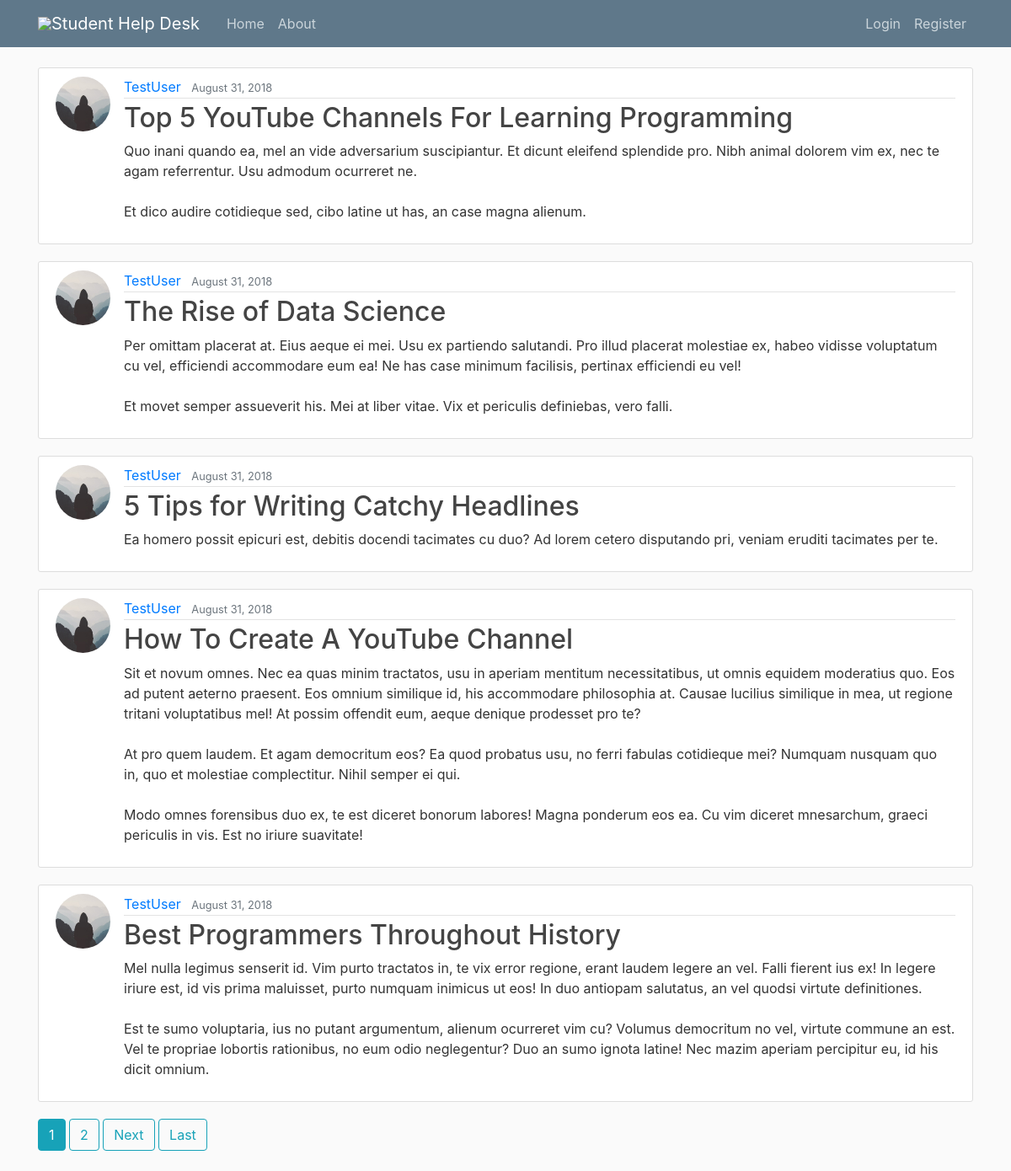
The page / on the database its author committed.
### blog/models.py (models this page shows, shortened)
class Post(models.Model):
    title = models.CharField(max_length=100)
    content = models.TextField()
    date_posted = models.DateTimeField(default=timezone.now)
    author = models.ForeignKey(User, on_delete=models.CASCADE)

### users/models.py (models this page shows, shortened)
class Profile(models.Model):
    user = models.OneToOneField(User, on_delete=models.CASCADE)
    image = models.ImageField(default='default.jpg', upload_to='profile_pics')

### blog/views.py (the view)
# urls.py: path('', PostListView.as_view(), name='blog-home'),
class PostListView(ListView):
    model = Post
    template_name = 'blog/home.html'  # <app>/<model>_<viewtype>.html
    context_object_name = 'posts'
    ordering = ['-date_posted']
    paginate_by = 5

### blog/templates/blog/home.html (shortened to what this page needs)
{% extends "blog/base.html" %}
{% block content %}
    {% for post in posts %}
        <article class="media content-section">
          <img class="rounded-circle article-img" src="{{ post.author.profile.image.url }}">
          <div class="media-body">
            <div class="article-metadata">
              <a class="mr-2" href="{% url 'user-posts' post.author.username %}">{{ post.author }}</a>
              <small class="text-muted">{{ post.date_posted|date:"F d, Y" }}</small>
            </div>
            <h2><a class="article-title" href="{% url 'post-detail' post.id %}">{{ post.title }}</a></h2>
            <p class="article-content">{{ post.content }}</p>
          </div>
        </article>
    {% endfor %}
    {% if is_paginated %}
      {% for num in page_obj.paginator.page_range %}
        {% if page_obj.number == num %}
          <a class="btn btn-info mb-4" href="?page={{ num }}">{{ num }}</a>
        {% elif num > page_obj.number|add:'-3' and num < page_obj.number|add:'3' %}
          <a class="btn btn-outline-info mb-4" href="?page={{ num }}">{{ num }}</a>
        {% endif %}
      {% endfor %}
      {% if page_obj.has_next %}
        <a class="btn btn-outline-info mb-4" href="?page={{ page_obj.next_page_number }}">Next</a>
        <a class="btn btn-outline-info mb-4" href="?page={{ page_obj.paginator.num_pages }}">Last</a>
      {% endif %}
    {% endif %}
{% endblock content %}

### blog/templates/blog/base.html (shortened to what this page needs)
{% load static %}
<!DOCTYPE html>
<html>
<head>
    <link rel="stylesheet" href="https://maxcdn.bootstrapcdn.com/bootstrap/4.0.0/css/bootstrap.min.css">
    <link rel="stylesheet" type="text/css" href="{% static 'blog/main.css' %}">
</head>
<body>
    <header class="site-header">
      <nav class="navbar navbar-expand-md navbar-dark bg-steel fixed-top">
        <div class="container">
              <img src="{%static 'blog/logo.jpeg'% }"  />
          <a class="navbar-brand mr-4" href="{% url 'blog-home' %}">Student Help Desk</a>
          <div class="collapse navbar-collapse" id="navbarToggle">
            <div class="navbar-nav mr-auto">
              <a class="nav-item nav-link" href="{% url 'blog-home' %}">Home</a>
              <a class="nav-item nav-link" href="{% url 'blog-about' %}">About</a>
            </div>
            <div class="navbar-nav">
              {% if user.is_authenticated %}
                <a class="nav-item nav-link" href="{% url 'post-create' %}">New Request</a>
                <a class="nav-item nav-link" href="{% url 'profile' %}">Profile</a>
                <a class="nav-item nav-link" href="{% url 'logout' %}">Logout</a>
              {% else %}
                <a class="nav-item nav-link" href="{% url 'login' %}">Login</a>
                <a class="nav-item nav-link" href="{% url 'register' %}">Register</a>
              {% endif %}
            </div>
          </div>
        </div>
      </nav>
    </header>
    <main role="main" class="container">
      <div class="row">
        <div class="col-md-12">
          {% block content %}{% endblock %}
        </div>
      </div>
    </main>
</body>
</html>

### blog/static/blog/main.css (style rules this page uses)
body { background: #fafafa; color: #333333; margin-top: 5rem; }
h1, h2, h3, h4, h5, h6 { color: #444444; }
.bg-steel { background-color: #5f788a; }
.site-header .navbar-nav .nav-link { color: #cbd5db; }
.content-section { background: #ffffff; padding: 10px 20px; border: 1px solid #dddddd; border-radius: 3px; margin-bottom: 20px; }
.article-title { color: #444444; }
.article-content { white-space: pre-line; }
.article-img { height: 65px; width: 65px; margin-right: 16px; }
.article-metadata { padding-bottom: 1px; margin-bottom: 4px; border-bottom: 1px solid #e3e3e3 }

### rows shown on the page
Post: author.profile.image (placeholder picture), author "TestUser", date_posted "August 31, 2018", title "Top 5 YouTube Channels For Learning Programming", content "Quo inani quando ea, mel an vide adversarium suscipiantur. Et dicunt eleifend splendide pro. Nibh animal dolorem vim ex, nec te agam referrentur. Usu admodum ocurreret ne. Et dico audire cotidieque sed, cibo latine ut has, an case magna alienum."
Post: author.profile.image (placeholder picture), author "TestUser", date_posted "August 31, 2018", title "The Rise of Data Science", content "Per omittam placerat at. Eius aeque ei mei. Usu ex partiendo salutandi. Pro illud placerat molestiae ex, habeo vidisse voluptatum cu vel, efficiendi accommodare eum ea! Ne has case minimum facilisis, pertinax efficiendi eu vel! Et movet semper assueverit his. Mei at liber vitae. Vix et periculis definiebas, vero falli."
Post: author.profile.image (placeholder picture), author "TestUser", date_posted "August 31, 2018", title "5 Tips for Writing Catchy Headlines", content "Ea homero possit epicuri est, debitis docendi tacimates cu duo? Ad lorem cetero disputando pri, veniam eruditi tacimates per te."
Post: author.profile.image (placeholder picture), author "TestUser", date_posted "August 31, 2018", title "How To Create A YouTube Channel", content "Sit et novum omnes. Nec ea quas minim tractatos, usu in aperiam mentitum necessitatibus, ut omnis equidem moderatius quo. Eos ad putent aeterno praesent. Eos omnium similique id, his accommodare philosophia at. Causae lucilius similique in mea, ut regione tritani voluptatibus mel! At possim offendit eum, aeque denique prodesset pro te? At pro quem laudem. Et agam democritum eos? Ea quod probatus usu, no ferri fabulas cotidieque mei? Numquam nusquam quo in, quo et molestiae complectitur. Nihil semper ei qui. Modo omnes forensibus duo ex, te est diceret bonorum labores! Magna ponderum eos ea. Cu vim diceret mnesarchum, graeci periculis in vis. Est no iriure suavitate!"
Post: author.profile.image (placeholder picture), author "TestUser", date_posted "August 31, 2018", title "Best Programmers Throughout History", content "Mel nulla legimus senserit id. Vim purto tractatos in, te vix error regione, erant laudem legere an vel. Falli fierent ius ex! In legere iriure est, id vis prima maluisset, purto numquam inimicus ut eos! In duo antiopam salutatus, an vel quodsi virtute definitiones. Est te sumo voluptaria, ius no putant argumentum, alienum ocurreret vim cu? Volumus democritum no vel, virtute commune an est. Vel te propriae lobortis rationibus, no eum odio neglegentur? Duo an sumo ignota latine! Nec mazim aperiam percipitur eu, id his dicit omnium."

### other values the page prints
{{ num }} "1"
{{ num }} "2"
